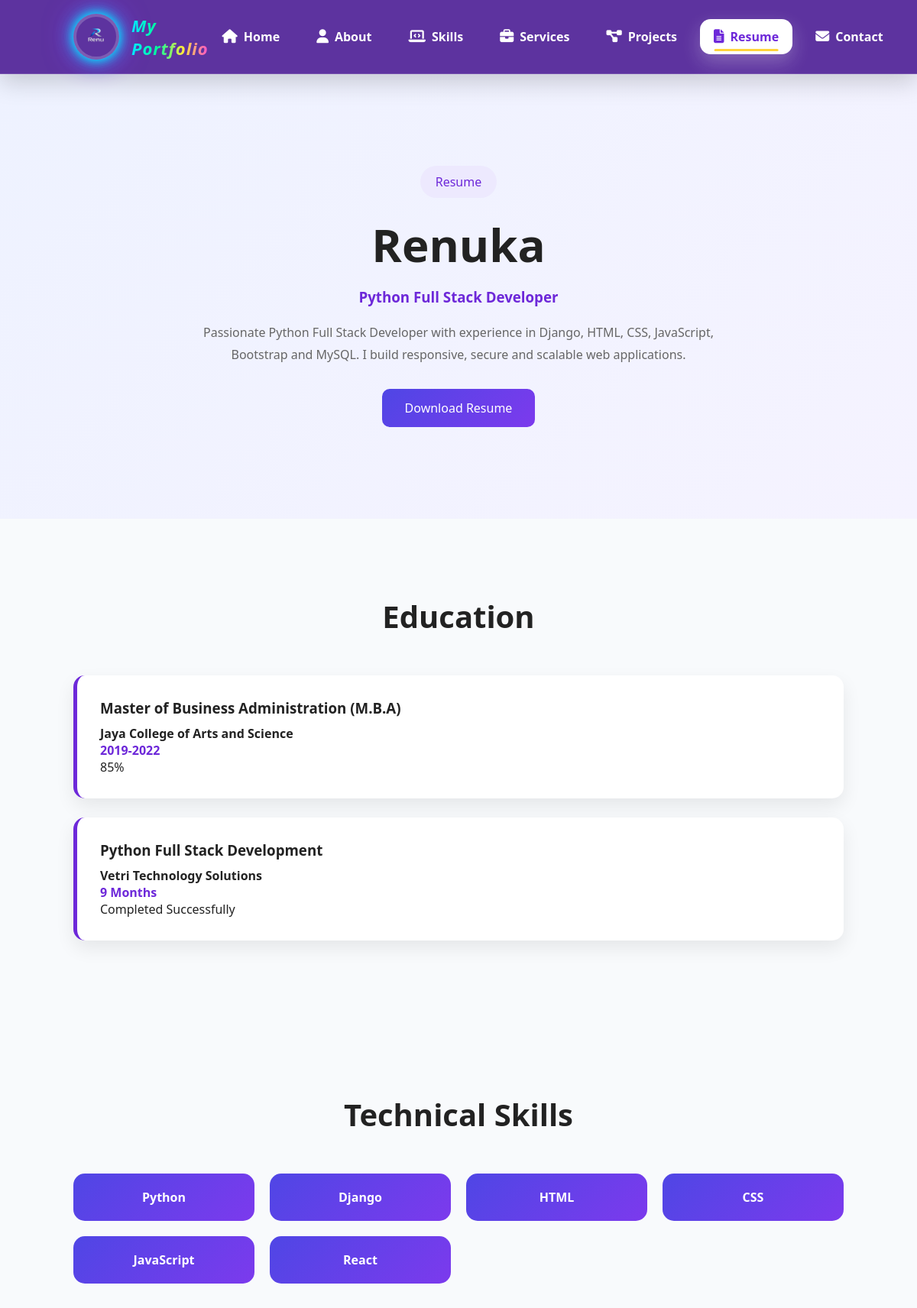
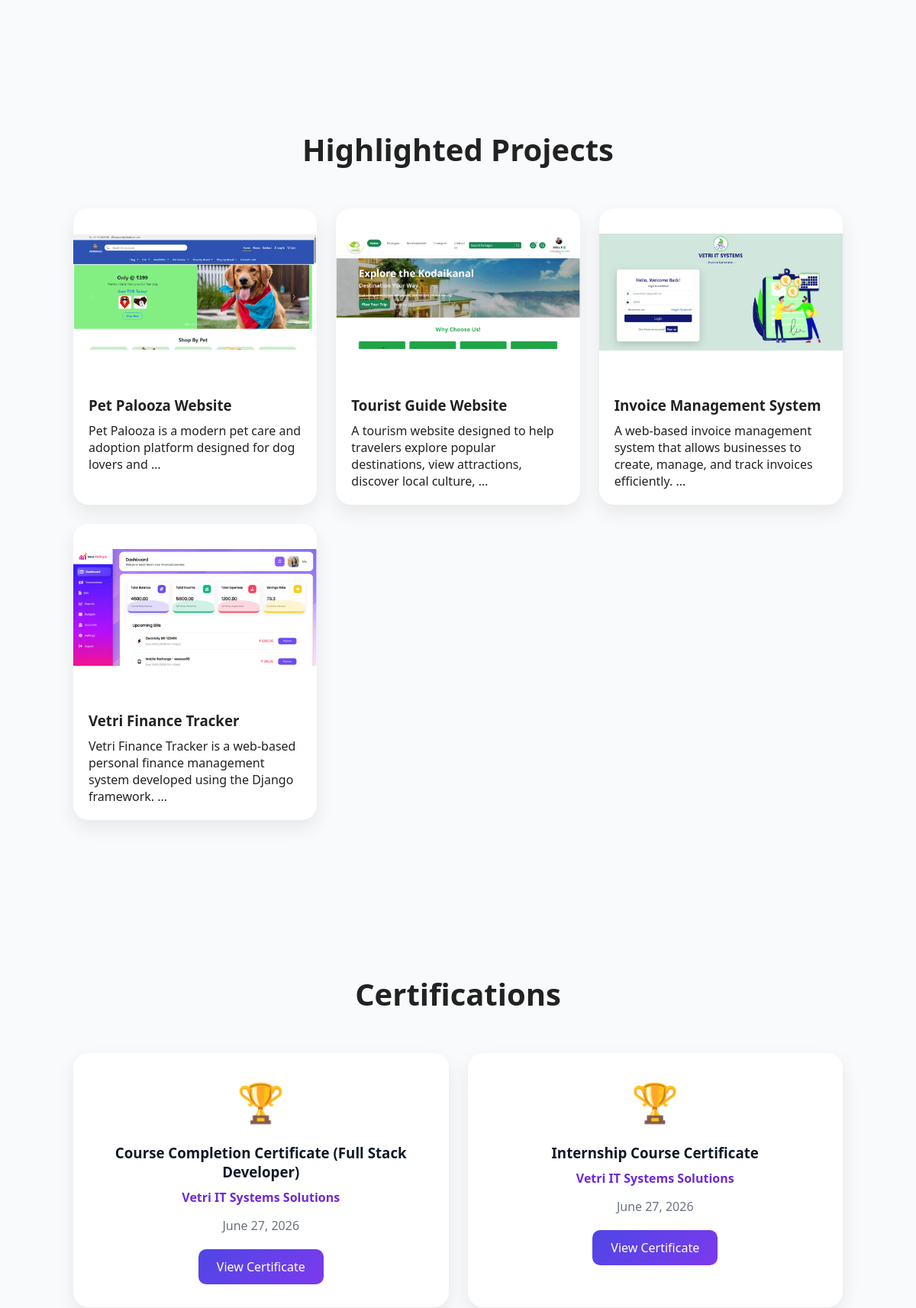
Screenshot of /resume/ (upper part) with the database file from the repository (2 pictures, top to bottom).
### myportfolio/models.py (models this page shows, shortened)
class Profile(models.Model):
    name = models.CharField(max_length=100)
    designation = models.CharField(max_length=150)
    profile_image = models.ImageField(upload_to="profile/")
    short_bio = models.TextField()
    email = models.EmailField()
    phone = models.CharField(max_length=20)
    location = models.CharField(max_length=100)
    github = models.URLField(blank=True)
    linkedin = models.URLField(blank=True)
    resume = models.FileField(upload_to="resume/")

class Education(models.Model):
    degree = models.CharField(max_length=200)
    institution = models.CharField(max_length=200)
    year = models.CharField(max_length=50)
    percentage = models.CharField(max_length=50)

class Skill(models.Model):
    CATEGORY_CHOICES = (
        ("Technical", "Technical"),
        ("Professional", "Professional"),
    )
    skill_name = models.CharField(max_length=100)
    description = models.CharField(max_length=150, blank=True)
    skill_image = models.ImageField(upload_to="skills/", blank=True, null=True)
    percentage = models.IntegerField()
    category = models.CharField(
        max_length=20, choices=CATEGORY_CHOICES, default="Technical"
    )

class Project(models.Model):
    title = models.CharField(max_length=150)
    image = models.ImageField(upload_to="projects/")
    description = models.TextField()
    technology = models.CharField(max_length=200)
    github_link = models.URLField()
    live_link = models.URLField(blank=True)

class Certificate(models.Model):
    title = models.CharField(max_length=200)
    organization = models.CharField(max_length=200)
    certificate_file = models.FileField(upload_to="certificates/")
    issue_date = models.DateField()

### myportfolio/views.py (the view)
# urls.py: path("resume/", views.resume, name="resume"),
def resume(request):
    profile = Profile.objects.first()
    about = About.objects.first()
    educations = Education.objects.all()
    skills = Skill.objects.filter(category="Technical")
    projects = Project.objects.all()[:4]
    certificates = Certificate.objects.all().order_by("-issue_date")
    context = {
        "profile": profile,
        "about": about,
        "educations": educations,
        "skills": skills,
        "projects": projects,
        "certificates": certificates,
    }
    return render(request, "portfolio/resume.html", context)

### myportfolio/templates/portfolio/resume.html (shortened to what this page needs)
{% extends 'base.html' %}
{% load static %}
{% block extra_css %}
<link rel="stylesheet" href="{% static 'css/resume.css' %}">
{% endblock %}
{% block content %}
<section class="resume-hero">
    <span class="badge">
        Resume
    </span>
    <h1>
        {{ profile.name }}
    </h1>
    <h3>
        {{ profile.designation }}
    </h3>
    <p>
        {{ profile.short_bio }}
    </p>
    <a href="{{ profile.resume.url }}" class="download-btn" target="_blank">
        Download Resume
    </a>
</section>
<section class="resume-section">
    <h2>
        Education
    </h2>
    <div class="timeline">
        {% for education in educations %}
        <div class="timeline-card">
            <h3>
                {{ education.degree }}
            </h3>
            <h4>
                {{ education.institution }}
            </h4>
            <span>
                {{ education.year }}
            </span>
            <p>
                {{ education.percentage }}
            </p>
        </div>
        {% endfor %}
    </div>
</section>
<section class="resume-section">
    <h2>
        Technical Skills
    </h2>
    <div class="skills-grid">
        {% for skill in skills %}
        <div class="skill-card">
            {{ skill.skill_name }}
        </div>
        {% endfor %}
    </div>
</section>
<section class="resume-section">
    <h2>
        Highlighted Projects
    </h2>
    <div class="project-grid">
        {% for project in projects %}
        <div class="project-card">
            <img src="{{ project.image.url }}" alt="{{ project.title }}">
            <h3>
                {{ project.title }}
            </h3>
            <p>
                {{ project.description|truncatewords:15 }}
            </p>
        </div>
        {% endfor %}
    </div>
</section>
<section class="resume-section">
    <h2>
        Certifications
    </h2>
    <div class="certificate-grid">
        {% for certificate in certificates %}
        <div class="certificate-card">
            <div class="certificate-icon">
                🏆
            </div>
            <h3>
                {{ certificate.title }}
            </h3>
            <h4>
                {{ certificate.organization }}
            </h4>
            <span>
                {{ certificate.issue_date }}
            </span>
            <a href="{{ certificate.certificate_file.url }}" target="_blank" class="certificate-btn">
                View Certificate
            </a>
        </div>
        {% empty %}
        <p class="empty-text">
            No certificates added yet.
        </p>
        {% endfor %}
    </div>
</section>
{% endblock %}

### myportfolio/static/css/base.css (style rules this page uses)
* { margin: 0; padding: 0; box-sizing: border-box; }
html { scroll-behavior: smooth; }
body { font-family: 'Segoe UI', sans-serif; background: #f8fafc; color: #222; }

### myportfolio/static/css/resume.css (style rules this page uses)
.resume-hero { padding: 120px 8%; text-align: center; background: linear-gradient(135deg, #eef2ff, #f5f3ff); }
.badge { display: inline-block; background: #ede9fe; color: #6d28d9; padding: 10px 20px; border-radius: 30px; margin-bottom: 20px; }
.resume-hero h1 { font-size: 60px; margin-bottom: 15px; }
.resume-hero h3 { color: #6d28d9; margin-bottom: 20px; }
.resume-hero p { max-width: 700px; margin: auto; line-height: 1.8; color: #666; }
.download-btn { display: inline-block; margin-top: 30px; padding: 14px 30px; background: linear-gradient(135deg, #4f46e5, #7c3aed); color: white; text-decoration: none; border-radius: 10px; }
.resume-section { padding: 100px 8%; }
.resume-section h2 { text-align: center; margin-bottom: 50px; font-size: 40px; }
.timeline { display: grid; gap: 25px; }
.timeline-card { background: #fff; padding: 30px; border-left: 5px solid #6d28d9; border-radius: 15px; box-shadow: 0 10px 25px rgba(0, 0, 0, .08); }
.timeline-card h3 { margin-bottom: 10px; }
.timeline-card span { color: #6d28d9; font-weight: 600; }
.skills-grid { display: grid; grid-template-columns: repeat(auto-fit, minmax(200px, 1fr)); gap: 20px; }
.skill-card { background: linear-gradient(135deg, #4f46e5, #7c3aed); color: white; text-align: center; padding: 20px; border-radius: 15px; font-weight: 600; }
.project-grid { display: grid; grid-template-columns: repeat(auto-fit, minmax(280px, 1fr)); gap: 25px; }
.project-card { background: white; border-radius: 20px; overflow: hidden; box-shadow: 0 10px 25px rgba(0, 0, 0, .08); }
.project-card img { width: 100%; height: 220px; object-fit: contain; }
.project-card h3 { padding: 20px 20px 10px; }
.project-card p { padding: 0 20px 20px; }
.certificate-grid { display: grid; grid-template-columns: repeat(auto-fit, minmax(280px, 1fr)); gap: 25px; }
.certificate-card { background: #fff; padding: 30px; border-radius: 20px; text-align: center; box-shadow: 0 10px 25px rgba(0, 0, 0, .08); transition: .3s; }
.certificate-icon { font-size: 50px; margin-bottom: 20px; }
.certificate-card h3 { color: #111827; margin-bottom: 10px; }
.certificate-card h4 { color: #6d28d9; margin-bottom: 15px; font-size: 16px; }
.certificate-card span { display: block; color: #6b7280; margin-bottom: 20px; }
.certificate-btn { display: inline-block; padding: 12px 24px; border-radius: 10px; text-decoration: none; color: #fff; background: linear-gradient(135deg, #4f46e5, #7c3aed); transition: .3s; }

### rows the page displays
Profile: name "Renuka", designation "Python Full Stack Developer", short_bio "Passionate Python Full Stack Developer with experience in Django, HTML, CSS, JavaScript, Bootstrap and MySQL. I build responsive, secure and scalable web applications."
Education: degree "Master of Business Administration (M.B.A)", institution "Jaya College of Arts and Science", year "2019-2022", percentage "85%"
Education: degree "Python Full Stack Development", institution "Vetri Technology Solutions", year "9 Months", percentage "Completed Successfully"
Skill: skill_name "Python"
Skill: skill_name "Django"
Skill: skill_name "HTML"
Skill: skill_name "CSS"
Skill: skill_name "JavaScript"
Skill: skill_name "React"
Project: image (picture), title "Pet Palooza Website", description "Pet Palooza is a modern pet care and adoption platform designed for dog lovers and …"
Project: image (picture), title "Tourist Guide Website", description "A tourism website designed to help travelers explore popular destinations, view attractions, discover local culture, …"
Project: image (picture), title "Invoice Management System", description "A web-based invoice management system that allows businesses to create, manage, and track invoices efficiently. …"
Project: image (picture), title "Vetri Finance Tracker", description "Vetri Finance Tracker is a web-based personal finance management system developed using the Django framework. …"
Certificate: title "Course Completion Certificate (Full Stack Developer)", organization "Vetri IT Systems Solutions", issue_date "June 27, 2026"
Certificate: title "Internship Course Certificate", organization "Vetri IT Systems Solutions", issue_date "June 27, 2026"
